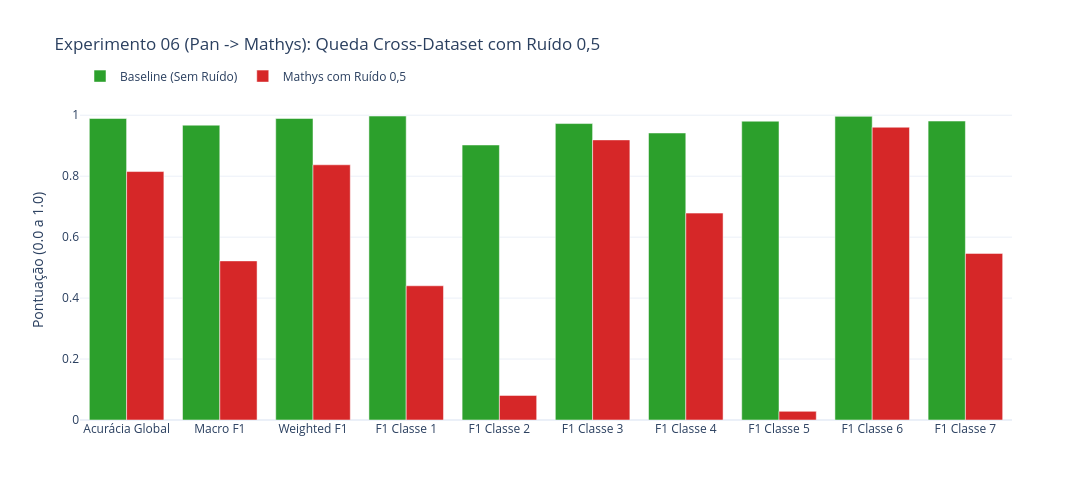

This figure's notebook cell:
### Code cell
# 7. Gráfico 4 — Comparativo de Desempenho (Pan Limpo vs. Mathys com Ruído 0,5)
fig_comp = plotar_comparativo(
    relatorio_limpo, relatorio_ruido,
    "Experimento 06 (Pan -> Mathys): Queda Cross-Dataset com Ruído 0,5",
    nome_cenario_ruido="Mathys com Ruído 0,5"
)
fig_comp.show()

acc_limpo = relatorio_limpo["accuracy"]
acc_ruido = relatorio_ruido["accuracy"]
macro_limpo = relatorio_limpo["macro avg"]["f1-score"]
macro_ruido = relatorio_ruido["macro avg"]["f1-score"]

print("=" * 60)
print(f"Acurácia Global   : {acc_limpo*100:.2f}% (Pan Limpo) -> {acc_ruido*100:.2f}% (Mathys Ruído) | Delta: {(acc_limpo - acc_ruido)*100:+.2f} p.p.")
print(f"Macro F1-Score    : {macro_limpo*100:.2f}% -> {macro_ruido*100:.2f}% | Delta: {(macro_limpo - macro_ruido)*100:+.2f} p.p.")
print("=" * 60)

### Figure 1 — Plotly figure (JSON) as saved in the notebook; plotly's stock layout.template omitted (floating-point values rounded to 4 significant figures)
{"data": [{"marker": {"color": "#2ca02c"}, "name": "Baseline (Sem Ruído)", "type": "bar", "x": ["Acurácia Global", "Macro F1", "Weighted F1", "F1 Classe 1", "F1 Classe 2", "F1 Classe 3", "F1 Classe 4", "F1 Classe 5", "F1 Classe 6", "F1 Classe 7"], "y": [0.9894, 0.9674, 0.9894, 0.9973, 0.9024, 0.9727, 0.9418, 0.9805, 0.9963, 0.9809]}, {"marker": {"color": "#d62728"}, "name": "Mathys com Ruído 0,5", "type": "bar", "x": ["Acurácia Global", "Macro F1", "Weighted F1", "F1 Classe 1", "F1 Classe 2", "F1 Classe 3", "F1 Classe 4", "F1 Classe 5", "F1 Classe 6", "F1 Classe 7"], "y": [0.8152, 0.5221, 0.8374, 0.4404, 0.08065, 0.9191, 0.6788, 0.02846, 0.9607, 0.5467]}], "layout": {"barmode": "group", "height": 500, "legend": {"orientation": "h", "y": 1.12}, "title": {"text": "Experimento 06 (Pan -> Mathys): Queda Cross-Dataset com Ruído 0,5"}, "width": 1100, "yaxis": {"range": [0, 1.05], "title": {"text": "Pontuação (0.0 a 1.0)"}}}}
